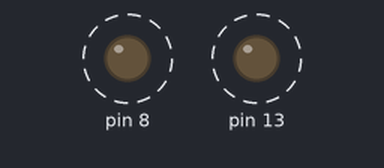
Bench run of a sketch on a simulated Arduino Uno, built with avr-gcc and run on an emulated ATmega328P. Parts: output pins drawn as LEDs (lit = HIGH). Dashed ring = blinking.

Above: at 0.6 s.
Timing chart, 0 to 4.6 s (numbered marks = the images above):
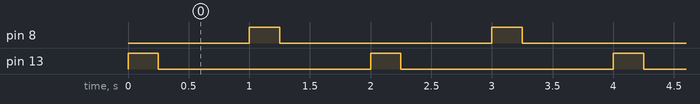

The sketch:

LED1.ino
```cpp
void setup() {
  // put your setup code here, to run once:
pinMode(13,OUTPUT);
pinMode(8,OUTPUT);
}

void loop() {
  // put your main code here, to run repeatedly:
digitalWrite(13,HIGH);
delay(250);
digitalWrite(13,LOW);
delay(750);
digitalWrite(8,HIGH);
delay(250);
digitalWrite(8,LOW);
delay(750);
}
```

Measured:
- by itself, pin 8, pin 13: alternates HIGH for 0.25 s and LOW for 1.8 s
- by itself, everything shown: repeats every 2.0 s, in 4 steps
